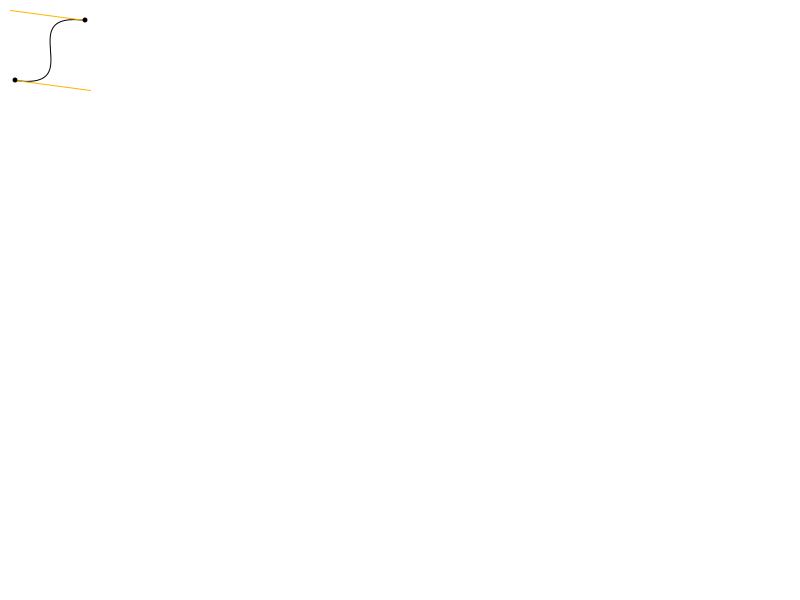
Frame 1 (no input)
Frame 60 (the mouse pressed at the canvas centre just before this capture): identical to frame 1, image omitted
Frame 120 (the mouse held since frame 60 and released just before this capture): identical to frame 1, image omitted

The Processing sketch that drew this single still picture (run headless with seeded random() and noise(); from frame 60 on, the mouse is pressed at the canvas centre):

// Processing sketch: bezierExplorer_1
// ── bezierExplorer_1.pde
PVector a1 = new PVector(85, 20); 
PVector c1 = new PVector(10, 10);
PVector c2 = new PVector(90, 90);
PVector a2 = new PVector(15, 80);
PVector current;

ArrayList<PVector> handlers;

void setup() {
  size(800, 600);

  handlers = new ArrayList();
  handlers.add(a1);
  handlers.add(c1);
  handlers.add(c2);
  handlers.add(a2);
}

void mouseDragged() {
  if (current != null) current.set(mouseX, mouseY, 0);
}

void mouseReleased() {
  current = null;
}

void mousePressed() {
  float mind = Float.MAX_VALUE; 
  for (PVector v : handlers) {
    float d = dist(mouseX, mouseY, v.x, v.y);
    if (d < mind && d < 10) {
      current = v;
      mind = d;
    }
  }
  if (current != null) current.set(mouseX, mouseY, 0);
}

void draw() {
  background(255);

  noFill();

  noFill();
  stroke(0);
  bezier(a1.x, a1.y, c1.x, c1.y, c2.x, c2.y, a2.x, a2.y);

  stroke(255, 180, 0);
  line(a1.x, a1.y, c1.x, c1.y);
  line(c2.x, c2.y, a2.x, a2.y);

  fill(0);
  noStroke();
  ellipse(a1.x, a1.y, 5, 5);
  ellipse(a2.x, a2.y, 5, 5);






  /*
  fill(255);
   int steps = 10;
   for (int i = 0; i <= steps; i++) {
   float t = i / float(steps);
   float x = bezierPoint(85, 10, 90, 15, t);
   float y = bezierPoint(20, 10, 90, 80, t);
   ellipse(x, y, 5, 5);
   }
   */
}
